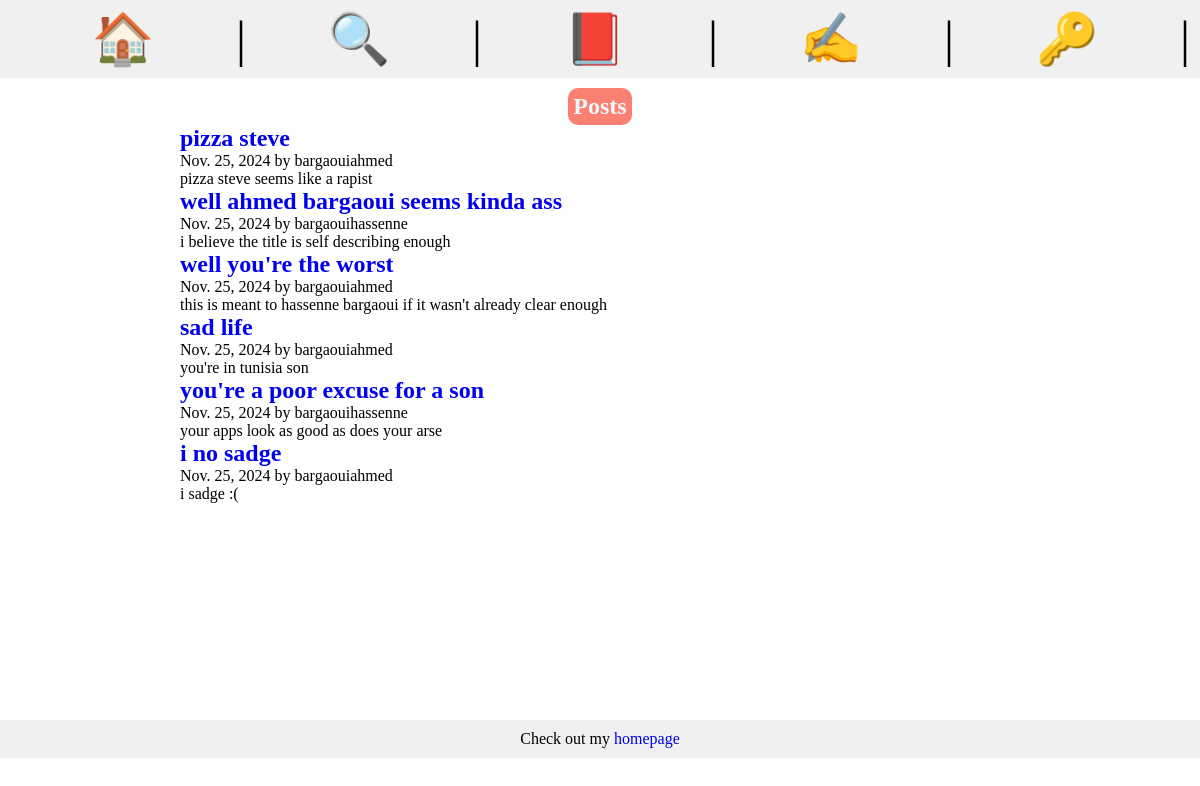
/posts/, run on the app's committed database.
### posts/models.py (models this page shows, shortened)
class Post(models.Model):
    title = models.CharField(max_length=75)
    body=models.TextField()
    slug= models.SlugField(unique=True)
    date=models.DateField( auto_now_add=True)
    author = models.ForeignKey(User, on_delete=models.CASCADE, default=None)

### posts/views.py (the view)
# urls.py: path('posts/', include('posts.urls')),
def posts(request):
    posts = Post.objects.all().order_by('-date')
    return render(request,'posts/posts_list.html',{'posts':posts} )

### posts/templates/posts/posts_list.html (shortened to what this page needs)
{% extends 'index.html' %}
{% block content %}
<section>
<h1>Posts</h1>
{% for post in posts%}
<article class="post">
<h2>
<a href="{% url 'posts:page' slug=post.slug %}">{{post.title}}</a></h2>
<p>{{post.date}} by {{post.author}}</p>
<p>{{post.body}}</p>
</article>
{% endfor %}
</section>
{% endblock %}
{% block footer %}
<p>Check out my <a href="/">homepage </a></p>
{% endblock %}

### templates/index.html (shortened to what this page needs)
<!DOCTYPE html>
{% load static %}
<html lang="en">
<head>
    <link rel="stylesheet" href="{% static 'css/index.css' %}">
</head>
<body>
    <nav >
        <a href='/' >🏠</a> |
        <a href='/about/' >🔍</a> |
        <a href="{% url 'posts:posts_list' %}" >📕</a> |
        {% if not user.is_authenticated %}
        <a href="{% url 'users:registration' %}">✍️</a> |
        <a href="{% url 'users:login' %}">🔑</a> |
        {% endif %}
    </nav>
    <div class="container">
        {% block content %}
        {% endblock %}
    </div>
</body>
<footer>
    {%block footer%}
    {% endblock %}
</footer>
</html>

### static/css/index.css (style rules this page uses)
* { margin:0; padding:0; box-sizing: border-box; }
.container { margin:0 15% }
h1 { margin:0 auto; text-align: center; width:fit-content; background-color: salmon; color:aliceblue; padding:5px; border-radius: 10px; }
nav { display: flex; justify-content: space-between; font-size: 50px; padding: 10px; background-color: #f0f0f0; margin-bottom:10px }
a { text-decoration: none; margin:0 auto }
footer { background-color: #f0f0f0; padding: 10px; text-align: center; clear:both; position: absolute; top:90%; width:100%; }
div { margin-top:20px }

### data on the page
Post: title "pizza steve", date "Nov. 25, 2024", author "bargaouiahmed", body "pizza steve seems like a rapist"
Post: title "well ahmed bargaoui seems kinda ass", date "Nov. 25, 2024", author "bargaouihassenne", body "i believe the title is self describing enough"
Post: title "well you're the worst", date "Nov. 25, 2024", author "bargaouiahmed", body "this is meant to hassenne bargaoui if it wasn't already clear enough"
Post: title "sad life", date "Nov. 25, 2024", author "bargaouiahmed", body "you're in tunisia son"
Post: title "you're a poor excuse for a son", date "Nov. 25, 2024", author "bargaouihassenne", body "your apps look as good as does your arse"
Post: title "i no sadge", date "Nov. 25, 2024", author "bargaouiahmed", body "i sadge :("
